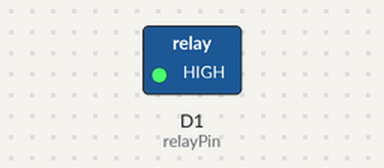
Simulated run of this sketch. Board: ESP8266 (NodeMCU). On the bench: switched loads named in the sketch (green lamp = pin HIGH).

Above: at 1.0 s.
At 3.0 s:
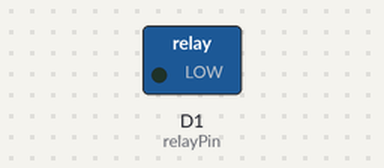
Timing chart, 0 to 5.2 s (numbered marks = the images above):
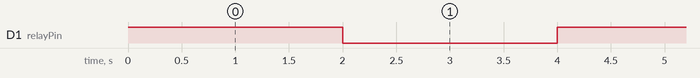

The sketch:

relayLoop.ino.ino
```cpp
/*


* Relay Shield - Blink


* Turns on the relay for two seconds, then off for two seconds, repeatedly.


*


* Relay Shield transistor closes relay when D1 is HIGH


*/


const int relayPin = D1;


const long interval = 2000;  // pause for two seconds


void setup() {


 pinMode(relayPin, OUTPUT);


}


void loop() {


 digitalWrite(relayPin, HIGH); // turn on relay with voltage HIGH


 delay(interval);              // pause


 digitalWrite(relayPin, LOW);  // turn off relay with voltage LOW


 delay(interval);              // pause


}
```

Measured:
- by itself, D1 (relayPin): alternates HIGH for 2.0 s and LOW for 2.0 s
